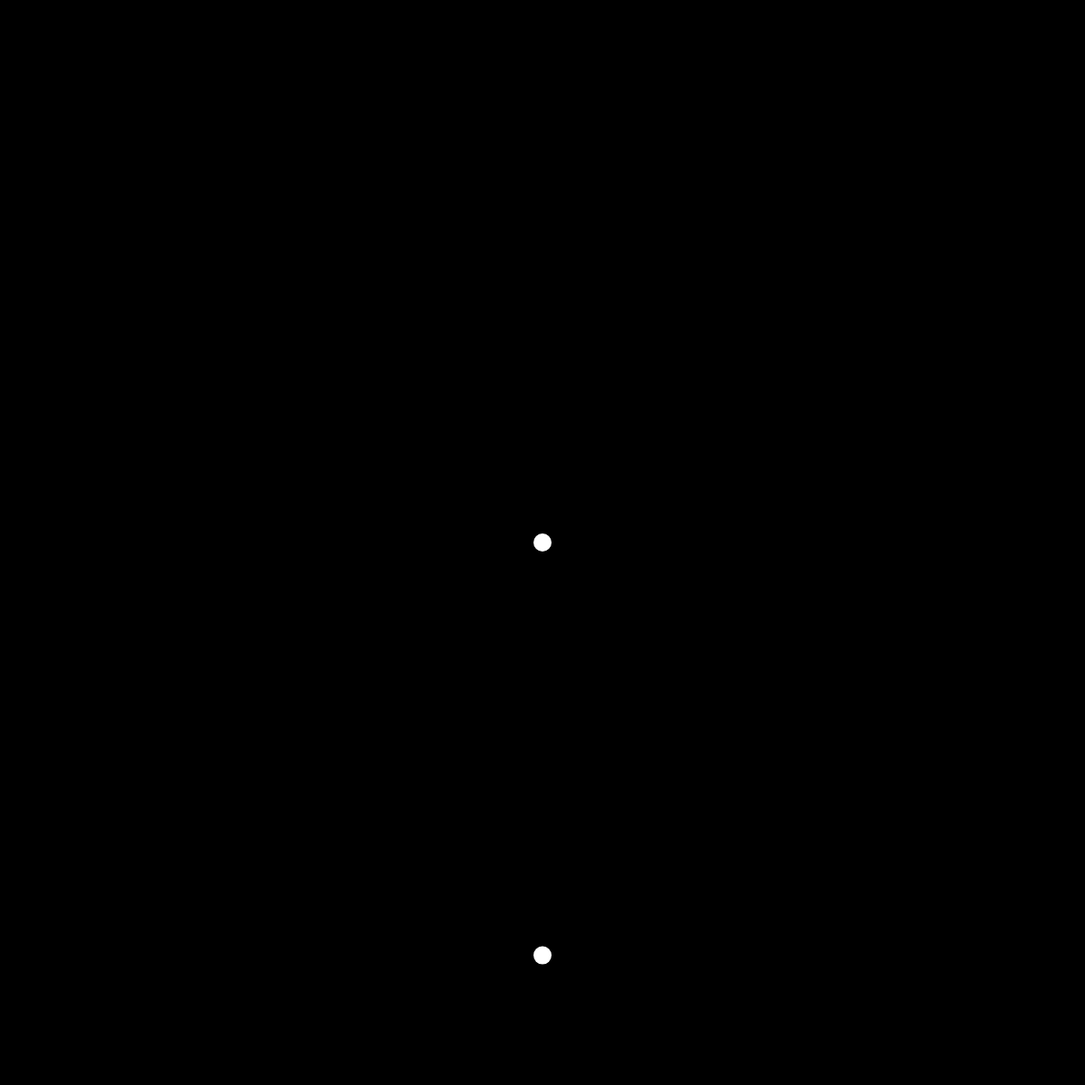
Frame 1 (no input)
Frame 2 (the mouse pressed at the canvas centre, redrawn once): blank canvas, image omitted

The p5.js sketch that drew this single still picture (run headless with seeded random() and noise() and a simulated clock; the mouse was pressed at the canvas centre and the sketch redrawn once):

// p5.js sketch
// ── sketch.js
let G = 6.67408*Math.pow(10,-11)
let au = 1.496*Math.pow(10,8)

let sun
let planets

function setup() {
	//Planet [name, mass, radiusOfOrbit, moons, orbitCenter]
	luna = ["luna", 7.348*pow(10,22),385000,[]]
	planets = [
		["neptune",1.024*pow(10,26), 30.06*au,[]]//neptune
	]
	createCanvas(1200, 1200)
	sun = new Planet("sun", 1.9891*pow(10,30), 0, planets, {mass:0,pos:{y:0}});
}

function draw() {
	translate(sun.pos.x+(width/2), sun.pos.y+(height/2));
	background(0);
	sun.show();
	sun.update();
	sun.grav();
	noLoop();
}

// ── planet.js
function Planet(...args){
	let [name, mass, radiusOfOrbit, moons, orbitCenter] = args
	this.mass = mass
	this.moons = []
	this.name = name
	
	this.pos = (name=="sun")?createVector(0,0):createVector(0, orbitCenter.pos.y+radiusOfOrbit);
	this.vel = (name=="sun")?createVector(0,0):createVector(G*(orbitCenter.mass+mass)/radiusOfOrbit, 0);
	this.acc = createVector(0,0)
	
	for(let i=0; i<moons.length; i++){
		this.moons.push(new Planet(...moons[i], this))
	}

	this.show = function(){
		stroke(255)
		strokeWeight(20)
		point(map(this.pos.x, 0, 39.5*au, 0, 600), map(this.pos.y, 0, 39.5*au, 0, 600));
		for(let i=0;i<this.moons.length;i++){
			this.moons[i].show()
		}
	}
	
	this.update = function(){
		this.pos.add(this.vel);
		this.vel.add(this.acc);
		this.acc.mult(0)
		for(let i=0;i<this.moons.length;i++){
			this.moons[i].update()
		}
	}
	
	this.grav = function(){
		for(let i=0;i<this.moons.length;i++){
		
			gravForce(this, this.moons[i])
		}
		
	}
	
}

function gravForce(p1, p2){
	d = p1.pos.dist(p2.pos)
	
	diff1 = p1.pos.copy().sub(p2.pos)
	diff2 = p2.pos.copy().sub(p1.pos)
	
	f = G*p1.mass*p2.mass/(d*d)
	diff1.setMag(f)
	diff2.setMag(f)
	
}
